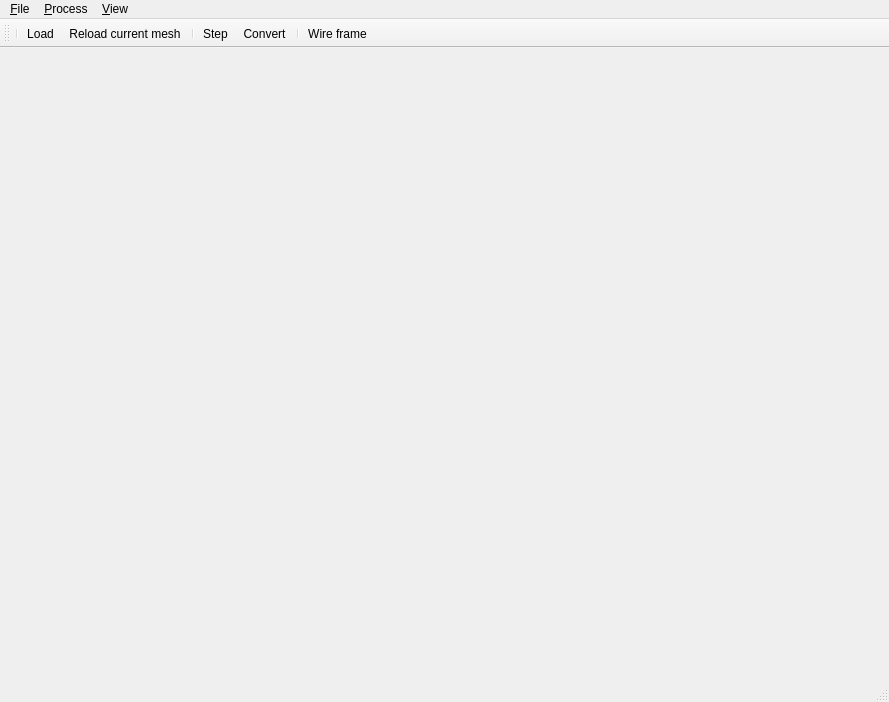
<?xml version="1.0" encoding="UTF-8"?>
<ui version="4.0">
 <class>IsoStufferFrame</class>
 <widget class="QMainWindow" name="IsoStufferFrame">
  <property name="geometry">
   <rect>
    <x>0</x>
    <y>0</y>
    <width>889</width>
    <height>702</height>
   </rect>
  </property>
  <property name="sizeIncrement">
   <size>
    <width>0</width>
    <height>0</height>
   </size>
  </property>
  <property name="windowTitle">
   <string>Isosurface Stuffing</string>
  </property>
  <property name="windowIcon">
   <iconset resource="images.qrc">
    <normaloff>:/images/fracture.png</normaloff>:/images/fracture.png</iconset>
  </property>
  <widget class="QWidget" name="centralwidget">
   <layout class="QHBoxLayout" name="horizontalLayout">
    <item>
     <widget class="IsoStufferCanvas" name="canvas" native="true"/>
    </item>
   </layout>
  </widget>
  <widget class="QMenuBar" name="menubar">
   <property name="geometry">
    <rect>
     <x>0</x>
     <y>0</y>
     <width>889</width>
     <height>27</height>
    </rect>
   </property>
   <widget class="QMenu" name="menuFile">
    <property name="title">
     <string>&amp;File</string>
    </property>
    <widget class="QMenu" name="menuExport">
     <property name="title">
      <string>Export</string>
     </property>
     <addaction name="actionExportStellar"/>
    </widget>
    <addaction name="actionLoad"/>
    <addaction name="separator"/>
    <addaction name="actionCenterize"/>
    <addaction name="actionFlipTgl"/>
    <addaction name="actionReload"/>
    <addaction name="separator"/>
    <addaction name="actionSaveMesh"/>
    <addaction name="menuExport"/>
    <addaction name="separator"/>
    <addaction name="actionExit"/>
   </widget>
   <widget class="QMenu" name="menuView">
    <property name="title">
     <string>&amp;View</string>
    </property>
    <addaction name="actionWireframe"/>
    <addaction name="actionFacet"/>
   </widget>
   <widget class="QMenu" name="menuProcess">
    <property name="title">
     <string>&amp;Process</string>
    </property>
    <addaction name="actionStep"/>
    <addaction name="actionConvert"/>
    <addaction name="separator"/>
    <addaction name="actionParams"/>
    <addaction name="separator"/>
    <addaction name="actionCheckMesh"/>
   </widget>
   <addaction name="menuFile"/>
   <addaction name="menuProcess"/>
   <addaction name="menuView"/>
  </widget>
  <widget class="QStatusBar" name="statusbar"/>
  <widget class="QToolBar" name="toolBar">
   <property name="windowTitle">
    <string>toolBar</string>
   </property>
   <attribute name="toolBarArea">
    <enum>TopToolBarArea</enum>
   </attribute>
   <attribute name="toolBarBreak">
    <bool>false</bool>
   </attribute>
   <addaction name="separator"/>
   <addaction name="actionLoad"/>
   <addaction name="actionReload"/>
   <addaction name="separator"/>
   <addaction name="actionStep"/>
   <addaction name="actionConvert"/>
   <addaction name="separator"/>
   <addaction name="actionWireframe"/>
  </widget>
  <action name="actionLoadBody">
   <property name="icon">
    <iconset resource="images.qrc">
     <normaloff>:/images/load_frac.png</normaloff>:/images/load_frac.png</iconset>
   </property>
   <property name="text">
    <string>Load Rigid Body</string>
   </property>
  </action>
  <action name="actionExportMatlab">
   <property name="text">
    <string>&amp;Export Matlab Data</string>
   </property>
  </action>
  <action name="actionExportAbaqus">
   <property name="text">
    <string>&amp;Export Abaqus Mesh</string>
   </property>
  </action>
  <action name="actionModeShapes">
   <property name="text">
    <string>Mode Shapes</string>
   </property>
  </action>
  <action name="actionLoadModes">
   <property name="text">
    <string>Load Modes</string>
   </property>
  </action>
  <action name="actionExportMatrices">
   <property name="text">
    <string>Export Matrices</string>
   </property>
  </action>
  <action name="actionExportSurfaceMesh">
   <property name="text">
    <string>Export Surface Mesh</string>
   </property>
  </action>
  <action name="actionExportImpulses">
   <property name="text">
    <string>Export Impulses</string>
   </property>
  </action>
  <action name="actionFacet">
   <property name="text">
    <string>&amp;Facet</string>
   </property>
  </action>
  <action name="actionStep">
   <property name="icon">
    <iconset resource="images.qrc">
     <normaloff>:/images/next.png</normaloff>:/images/next.png</iconset>
   </property>
   <property name="text">
    <string>Step</string>
   </property>
   <property name="shortcut">
    <string>Ctrl+S</string>
   </property>
  </action>
  <action name="actionWireframe">
   <property name="icon">
    <iconset resource="images.qrc">
     <normaloff>:/images/grid.png</normaloff>:/images/grid.png</iconset>
   </property>
   <property name="text">
    <string>&amp;Wire frame</string>
   </property>
  </action>
  <action name="actionParams">
   <property name="text">
    <string>Parameters</string>
   </property>
  </action>
  <action name="actionLoad">
   <property name="icon">
    <iconset resource="images.qrc">
     <normaloff>:/images/load.png</normaloff>:/images/load.png</iconset>
   </property>
   <property name="text">
    <string>&amp;Load</string>
   </property>
   <property name="shortcut">
    <string>Ctrl+O</string>
   </property>
  </action>
  <action name="actionConvert">
   <property name="icon">
    <iconset resource="images.qrc">
     <normaloff>:/images/play.png</normaloff>:/images/play.png</iconset>
   </property>
   <property name="text">
    <string>Convert</string>
   </property>
   <property name="shortcut">
    <string>Ctrl+C</string>
   </property>
  </action>
  <action name="actionExit">
   <property name="text">
    <string>&amp;Exit</string>
   </property>
  </action>
  <action name="actionCenterize">
   <property name="checkable">
    <bool>true</bool>
   </property>
   <property name="text">
    <string>Centerize</string>
   </property>
  </action>
  <action name="actionFlipTgl">
   <property name="checkable">
    <bool>true</bool>
   </property>
   <property name="text">
    <string>Flip triangles</string>
   </property>
  </action>
  <action name="actionReload">
   <property name="icon">
    <iconset resource="images.qrc">
     <normaloff>:/images/load_frac.png</normaloff>:/images/load_frac.png</iconset>
   </property>
   <property name="text">
    <string>Reload current mesh</string>
   </property>
  </action>
  <action name="actionSaveMesh">
   <property name="text">
    <string>Save tetra mesh</string>
   </property>
  </action>
  <action name="actionExportStellar">
   <property name="text">
    <string>TetGen/Stellar Format</string>
   </property>
  </action>
  <action name="actionCheckMesh">
   <property name="text">
    <string>Check mesh</string>
   </property>
  </action>
 </widget>
 <customwidgets>
  <customwidget>
   <class>IsoStufferCanvas</class>
   <extends></extends>
   <header>ui/IsoStufferCanvas.h</header>
  </customwidget>
 </customwidgets>
 <resources>
  <include location="images.qrc"/>
 </resources>
 <connections>
  <connection>
   <sender>actionExit</sender>
   <signal>triggered()</signal>
   <receiver>IsoStufferFrame</receiver>
   <slot>close()</slot>
   <hints>
    <hint type="sourcelabel">
     <x>-1</x>
     <y>-1</y>
    </hint>
    <hint type="destinationlabel">
     <x>444</x>
     <y>350</y>
    </hint>
   </hints>
  </connection>
 </connections>
</ui>
